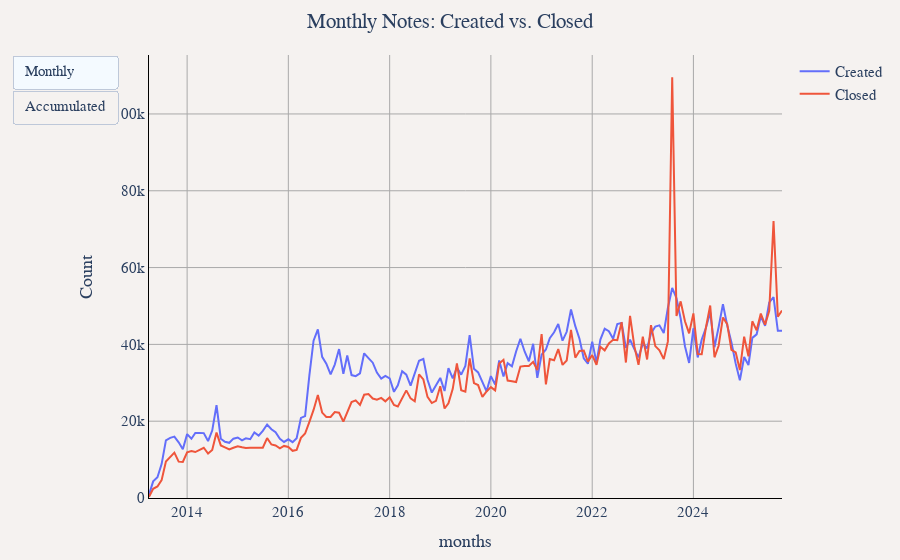

The notebook cell this image was saved under:
### Markdown cell above
## Monthly Notes Activity

### Code cell
df_long = duckdb.sql("""
WITH notes_created AS (
    SELECT
        YEAR(created_at) as year,
        MONTH(created_at) as month,
        COUNT(*) as created_count
    FROM '../notes_data/*.parquet'
    GROUP BY year, month
),
notes_closed AS (
    SELECT
        YEAR(closed_at) as year,
        MONTH(closed_at) as month,
        COUNT(*) as closed_count
    FROM '../notes_data/*.parquet'
    WHERE closed_at IS NOT NULL
    GROUP BY year, month
),
all_metrics AS (
    -- This CTE calculates both monthly and accumulated values in one place
    SELECT
        CONCAT(nc.year, '-', LPAD(CAST(nc.month as VARCHAR), 2, '0')) as months,
        nc.created_count,
        COALESCE(ncl.closed_count, 0) as closed_count,
        SUM(nc.created_count) OVER (ORDER BY nc.year, nc.month) as accumulated_created,
        SUM(COALESCE(ncl.closed_count, 0)) OVER (ORDER BY nc.year, nc.month) as accumulated_closed
    FROM notes_created nc
    LEFT JOIN notes_closed ncl ON nc.year = ncl.year AND nc.month = ncl.month
)
-- Reshape all metrics into a single long-format table with a 'Chart' column for filtering
SELECT months, created_count as "Count", 'Monthly' as "Chart", 'Created' as "Type" FROM all_metrics
UNION ALL
SELECT months, closed_count as "Count", 'Monthly' as "Chart", 'Closed' as "Type" FROM all_metrics
UNION ALL
SELECT months, accumulated_created as "Count", 'Accumulated' as "Chart", 'Created' as "Type" FROM all_metrics
UNION ALL
SELECT months, accumulated_closed as "Count", 'Accumulated' as "Chart", 'Closed' as "Type" FROM all_metrics
ORDER BY months, "Chart", "Type"
""").df()

# Filter the single DataFrame for each chart
df_monthly = df_long[df_long["Chart"] == "Monthly"]
df_accumulated = df_long[df_long["Chart"] == "Accumulated"]

util.show_figure(
    [
        util.FigureConfig(
            title="Monthly Notes: Created vs. Closed",
            label="Monthly",
            x_col="months",
            y_col="Count",
            group_col="Type",
            query_or_df=df_monthly,
            trace_names=["Created", "Closed"],
        ),
        util.FigureConfig(
            title="Accumulated Notes: Created vs. Closed",
            label="Accumulated",
            x_col="months",
            y_col="Count",
            group_col="Type",
            query_or_df=df_accumulated,
            trace_names=["Created", "Closed"],
        ),
    ]
)

### Figure 1 — Plotly figure (JSON) as saved in the notebook; plotly's stock layout.template omitted (floating-point values rounded to 4 significant figures; data arrays with more than 128 entries replaced by an {"elided": "..."} marker saying what was removed)
{"data": [{"hovertemplate": "Created<br>%{x}<br>%{y:,} Count<extra></extra>", "name": "Created", "type": "scatter", "visible": true, "x": {"elided": "151 str values"}, "y": {"elided": "151 float values"}}, {"hovertemplate": "Closed<br>%{x}<br>%{y:,} Count<extra></extra>", "name": "Closed", "type": "scatter", "visible": true, "x": {"elided": "151 str values"}, "y": {"elided": "151 float values"}}, {"hovertemplate": "Created<br>%{x}<br>%{y:,} Count<extra></extra>", "name": "Created", "type": "scatter", "visible": false, "x": {"elided": "151 str values"}, "y": {"elided": "151 float values"}}, {"hovertemplate": "Closed<br>%{x}<br>%{y:,} Count<extra></extra>", "name": "Closed", "type": "scatter", "visible": false, "x": {"elided": "151 str values"}, "y": {"elided": "151 float values"}}], "layout": {"barmode": "stack", "font": {"family": "Times", "size": 15}, "margin": {"b": 55, "l": 55, "r": 55, "t": 55}, "paper_bgcolor": "#f5f2f0", "plot_bgcolor": "#f5f2f0", "title": {"text": "Monthly Notes: Created vs. Closed", "x": 0.5}, "updatemenus": [{"buttons": [{"args": [{"visible": [true, true, false, false]}, {"title.text": "Monthly Notes: Created vs. Closed", "xaxis.title.text": "months", "yaxis.title.text": "Count"}], "label": "Monthly", "method": "update"}, {"args": [{"visible": [false, false, true, true]}, {"title.text": "Accumulated Notes: Created vs. Closed", "xaxis.title.text": "months", "yaxis.title.text": "Count"}], "label": "Accumulated", "method": "update"}], "type": "buttons"}], "xaxis": {"gridcolor": "darkgray", "linecolor": "black", "showgrid": true, "tickcolor": "black", "title": {"text": "months"}, "zerolinecolor": "darkgray"}, "yaxis": {"gridcolor": "darkgray", "linecolor": "black", "rangemode": "tozero", "showgrid": true, "tickcolor": "black", "title": {"text": "Count"}, "zerolinecolor": "darkgray"}}}
